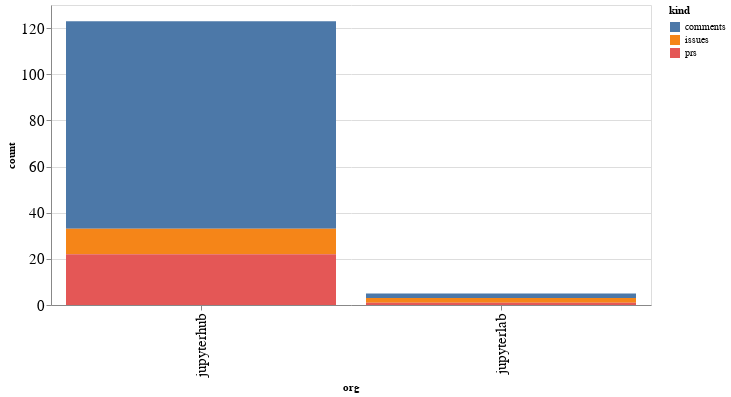

Notebook code for this chart:
### Code cell
alt.Chart(org_summaries, width=600).mark_bar().encode(
    x='org',
    y='count',
    color='kind',
    tooltip="org"
)

### Figure 1 — Vega-Lite specification as saved in the notebook (floating-point values rounded to 4 significant figures)
{"config": {"axisLeft": {"labelFontSize": 15}, "axisBottom": {"labelFontSize": 15}}, "data": {"name": "data-fdfe681ab6fdaee80f290bdd5bcb01db"}, "mark": "bar", "encoding": {"color": {"type": "nominal", "field": "kind"}, "tooltip": {"type": "nominal", "field": "org"}, "x": {"type": "nominal", "field": "org"}, "y": {"type": "quantitative", "field": "count"}}, "width": 600, "$schema": "https://vega.github.io/schema/vega-lite/v4.8.1.json", "datasets": {"data-fdfe681ab6fdaee80f290bdd5bcb01db": [{"org": "jupyterhub", "kind": "comments", "count": 90}, {"org": "jupyterhub", "kind": "issues", "count": 11}, {"org": "jupyterhub", "kind": "prs", "count": 22}, {"org": "jupyterlab", "kind": "comments", "count": 2}, {"org": "jupyterlab", "kind": "issues", "count": 2}, {"org": "jupyterlab", "kind": "prs", "count": 1}]}}
